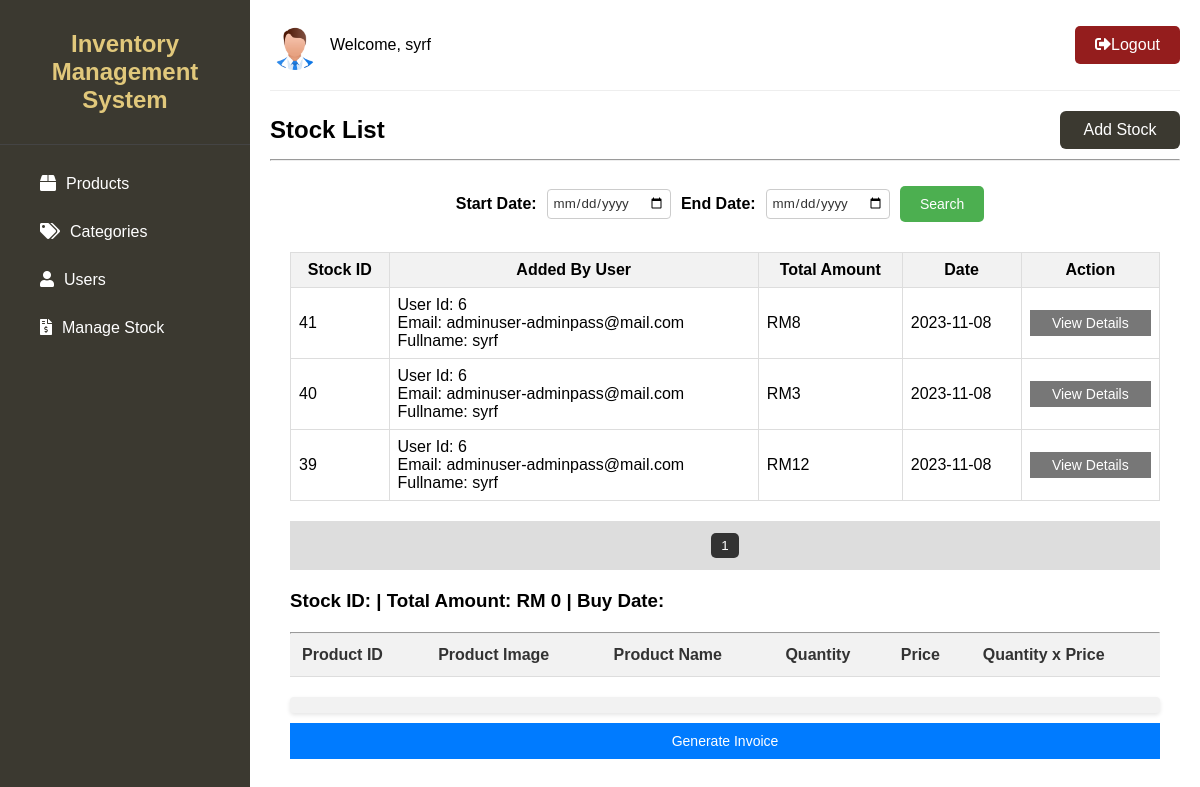
The page /dash-stock-list.php (signed in) on the database its author committed.
### tables this page shows
CREATE TABLE `stock` (
  `stock_id` int(11) NOT NULL,
  `user_id` int(11) DEFAULT NULL,
  `buy_date` date DEFAULT NULL,
  `total_amount` double DEFAULT NULL
);

CREATE TABLE `user` (
  `id` int(11) NOT NULL,
  `fullname` varchar(200) NOT NULL,
  `email` varchar(250) NOT NULL,
  `password` text NOT NULL,
  `tel` varchar(100) NOT NULL,
  `user_role` varchar(100) NOT NULL,
  `user_image` text NOT NULL
);

### dash-stock-list.php (the view, shortened to what this page needs)
<?php
require_once 'db_connect.php';
$sql = "SELECT stock.stock_id AS stockId, user.id, user.fullname, user.email, user.user_role, stock.total_amount AS stock_total, stock.buy_date
        FROM stock
        INNER JOIN user ON stock.user_id = user.id
        INNER JOIN stock_details ON stock.stock_id = stock_details.stock_id
        GROUP BY stock.stock_id  ORDER by stock.stock_id desc";
$stmt = $conn->prepare($sql);
$stmt->execute();
$results = $stmt->fetchAll(PDO::FETCH_ASSOC);
?>
<!DOCTYPE html>
<html>
<head>
    <link rel="stylesheet" href="https://cdnjs.cloudflare.com/ajax/libs/font-awesome/5.15.4/css/all.min.css">
    <link rel="stylesheet" href="css/common-style.css">
    <link rel="stylesheet" href="css/print-stock-style.css">
</head>
<body>
<?php include 'common-section.php'; ?>
<div class="stocktop">
  <h2>Stock List</h2>
  <a type="button" href="dash-stock.php" class="btn-addstock">Add Stock</a>
</div>
<hr>
<div class="stock-section">
    <form action="dash-stock-list.php" method="post" class="search-form">
        <div class="stock-buttons">
            <div id="search-box">
                <label for="start-date">Start Date:</label>
                <input type="date" name="start-date" id="start-date">
                <label for="end-date">End Date:</label>
                <input type="date" name="end-date" id="end-date">
                <button id="search-button" name="search-button">Search</button>
            </div>
        </div>
    </form>
    <table class="stock-products-table" id="stockTable" name="tableData">
      <thead>
        <tr>
          <th>Stock ID</th>
          <th>Added By User</th>
          <th>Total Amount</th>
          <th>Date</th>
          <th>Action</th>
        </tr>
      </thead>
      <tbody>
        <?php
        foreach ($results as $row) {
            echo "<tr>";
            echo "<td>".$row['stockId']."</td>";
            echo "<td>User Id: ".$row['id']."<br> Email: ".$row['email']." <br> Fullname: ".$row['fullname']."</td>";
            echo "<td>RM". $row['stock_total']."</td>";
            echo "<td>".$row['buy_date']."</td>";
            echo "<td><button class='details-btn generate-btn' data-stock-id='".$row['stockId']."'  data-total='".$row['stock_total']."' data-user-id='" . $row['id'] . "' data-buy-date='" . $row['buy_date'] ."'>View Details</button></td>";
            echo "</tr>";
        }
        ?>
        </tbody>
      </table>
      <h3 style="margin-top:20px; margin-bottom: 20px;">Stock ID: <span id="stockid"></span> | Total Amount: RM <span id="stockamount">0</span> | Buy Date:  <span id="stockdate"></span></h3>
      <hr>
      <table id="stockDetailsTable">
        <thead>
          <tr>
            <th>Product ID</th>
            <th>Product Image</th>
            <th>Product Name</th>
            <th>Quantity</th>
            <th>Price</th>
            <th>Quantity x Price</th>
          </tr>
        </thead>
      </table>
      <span id="stock-total-value"></span>
      <button id="generate-invoice">Generate Invoice</button>
</body>
</html>

### common-section.php (shortened to what this page needs)
<?php
$user_fullname = $_SESSION['fullname'];
$user_role = $_SESSION['user_role'];
$profilePicture = $_SESSION['profile_picture'];
$manage_users = "";
if($user_role == 'admin'){
    $manage_users = '<li><a href="dash-user.php"><i class="fas fa-user"></i>Users</a></li>
                     <li><a href="dash-stock-list.php"><i class="fas fa-file-invoice-dollar"></i>Manage Stock</a></li>
                    ';
}
echo '<div class="sidebar">
        <div class="logo">
            <h2><a href="dashboard.php">Inventory Management System</a></h2>
        </div>
        <ul>
            <li><a href="dash-prod.php"><i class="fas fa-box"></i>Products</a></li>
            <li><a href="dash-catg.php"><i class="fas fa-tags"></i>Categories</a></li>
            '. $manage_users .'
        </ul>
    </div>
    <div class="main-content">
        <div class="header">
            <div class="user">
                <img src="'. $profilePicture .'" alt="User Image">
                <span>Welcome, '. $user_fullname .'</span>
            </div>
            <a href="logout.php" class="logout-btn"><i class="fas fa-sign-out-alt"></i>Logout</a>
        </div>
        <div class="content">';

### css/common-style.css (style rules this page uses)
* { box-sizing: border-box; margin: 0; padding: 0; font-family: Arial, sans-serif; }
.sidebar { width: 250px; height: 100%; background-color: #3b3930; position: fixed; left: 0; top: 0; overflow-y: auto; }
.sidebar .logo { padding: 20px; color: #c4ac67; text-align: center; border-bottom: 1px solid #444; }
.sidebar .logo h2 a { color: #e1c87b; display: block; padding: 10px 20px; text-decoration: none; }
.sidebar ul { list-style: none; padding: 20px; }
.sidebar ul li a { color: #fff; display: block; padding: 10px 20px; text-decoration: none; border-radius: 5px; margin-bottom: 10px; transition: background-color 0.3s ease; }
.sidebar ul li a i { margin-right: 10px; }
.main-content { margin-left: 250px; padding: 20px; }
.header { display: flex; justify-content: space-between; align-items: center; border-bottom: 1px solid #eee; padding-bottom: 20px; margin-bottom: 20px; }
.user { display: flex; align-items: center; }
.user img { width: 50px; height: 50px; border-radius: 50%; margin-right: 10px; }
.logout-btn { background-color: #941d1d; color: #fff; border: none; padding: 10px 20px; border-radius: 5px; text-decoration: none; transition: background-color 0.3s ease; }
.content h2 { margin-bottom: 20px; font-size: 24px; }

### css/print-stock-style.css (style rules this page uses)
.stock-section { padding: 20px; }
.search-form { display: flex; flex-wrap: wrap; justify-content: center; align-items: center; margin-bottom: 25px; }
.stock-buttons { display: flex; flex-direction: row; align-items: center; justify-content: center; }
.search-form > * { margin: 5px; }
#search-box { display: flex; align-items: center; gap: 10px; }
input[type="date"] { border: 1px solid #ccc; padding: 5px; border-radius: 4px; background-color: #fff; color: #333; }
label { font-weight: bold; }
.stock-buttons button { background-color: #4CAF50; color: #fff; border: none; padding: 10px 20px; font-size: 14px; border-radius: 5px; cursor: pointer; margin-right: 10px; transition: background-color 0.3s ease; }
.stock-products-table { width: 100%; border-collapse: collapse; margin-bottom: 20px; }
.stock-products-table th, .stock-products-table td { border: 1px solid #ddd; padding: 8px; }
.stock-products-table th { background-color: #f2f2f2; }
.stock-products-table td:last-child { text-align: center; }
.generate-btn { background-color: #e74c3c; color: #fff; border: none; cursor: pointer; padding: 5px 10px; font-size: 14px; transition: background-color 0.3s ease; width:100%; }
#stockDetailsTable { border-collapse: collapse; width: 100%; }
#stockDetailsTable th, #stockDetailsTable td { padding: 12px; text-align: left; border-bottom: 1px solid #ddd; }
#stockDetailsTable th { background-color: #f2f2f2; color: #333; font-weight: bold; }
.details-btn { background-color: #777; }
#generate-invoice { background-color: #007bff; color: #fff; border: none; cursor: pointer; padding: 10px 10px !important; font-size: 14px; transition: background-color 0.3s ease; width:100%; margin-top:10px; }
#stock-total-value { margin-top:20px; display: block; width: 100%; padding: 8px 12px; background-color: #f2f2f2; border-radius: 4px; color: #333; text-align:center; font-weight: bold; text-shadow: none; box-shadow: 0 2px 4px rgba(0, 0, 0, 0.1); transition: background-color 0.3s ease; box-sizing: border-box; }
.btn-addstock { display: block; background: #3b3930; padding: 10px 10px; border-radius: 6px; width: 120px; text-decoration: none; text-align: center; color: white; }
.stocktop { display: flex; align-items: center; justify-content: space-between; padding-bottom: 10px; }
.stocktop h2 { margin-bottom: 0px; }

### rows shown on the page
stock: stock_id "41", user "6", user.email "adminuser-adminpass@mail.com", user.fullname "syrf", total_amount "8", buy_date "2023-11-08"
stock: stock_id "40", user "6", user.email "adminuser-adminpass@mail.com", user.fullname "syrf", total_amount "3", buy_date "2023-11-08"
stock: stock_id "39", user "6", user.email "adminuser-adminpass@mail.com", user.fullname "syrf", total_amount "12", buy_date "2023-11-08"

### other values the page prints
$user_fullname "syrf"
